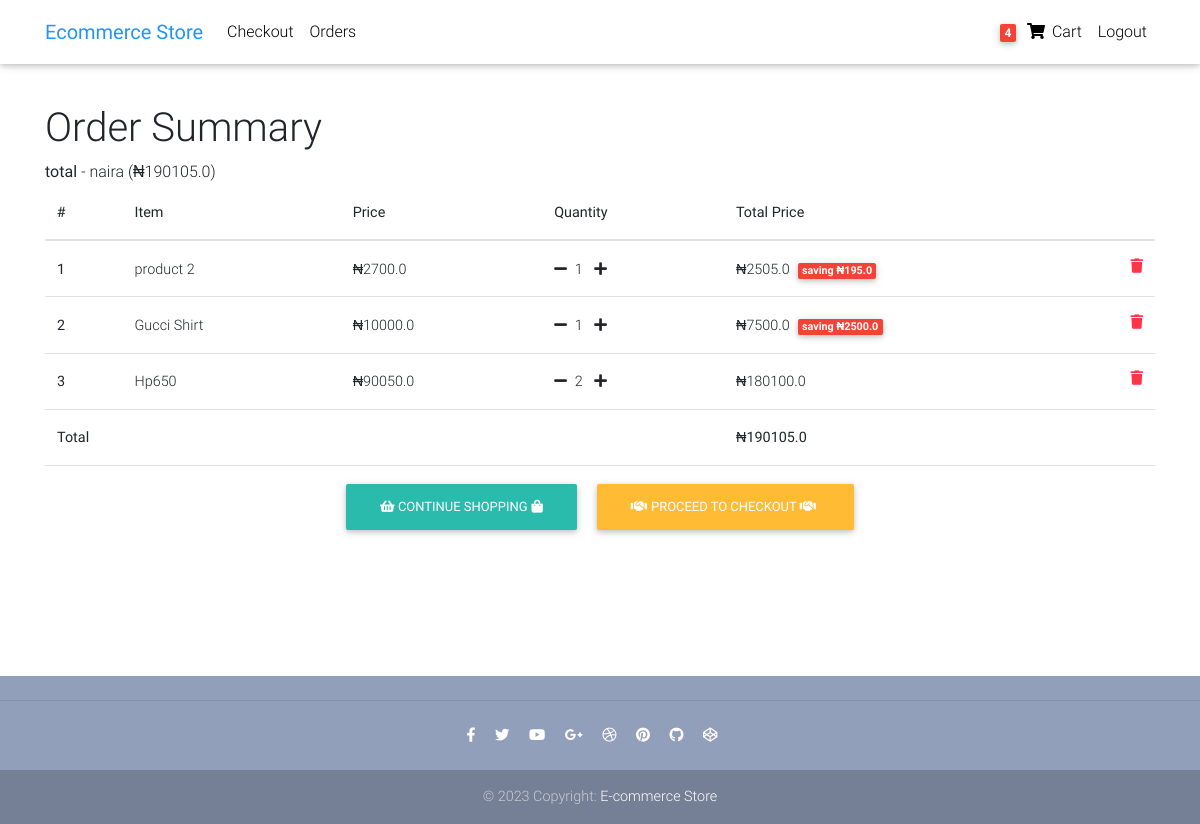
The app's page /order-summary/ (signed in), older data.
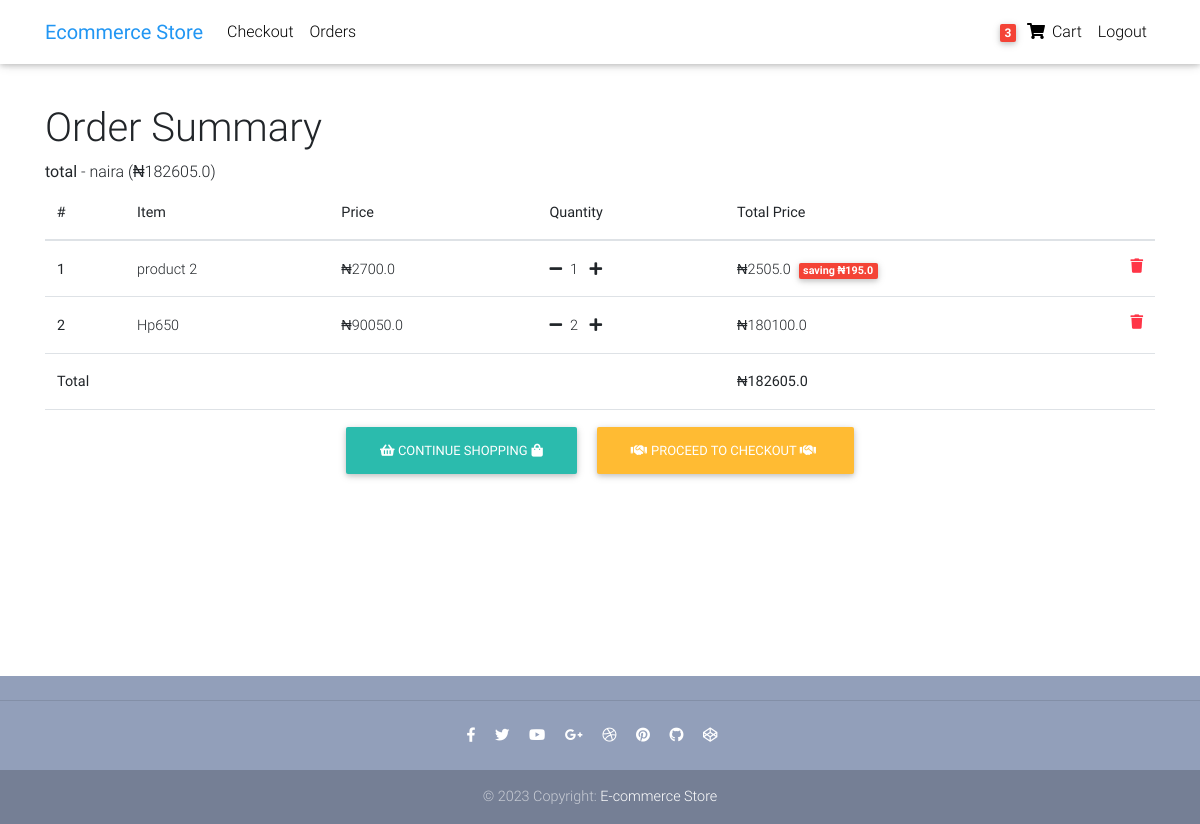
The same page, newer data.
### users/models.py (models this page shows, shortened)
class UserModel(AbstractUser):
    username = models.CharField(null=False, blank=True, max_length=100)
    first_name = models.CharField(max_length=100)
    other_names = models.CharField(max_length=100, blank=True, null=True)
    email = models.EmailField(unique=True)
    USERNAME_FIELD = 'email'
    REQUIRED_FIELDS = [
        'first_name'
    ]
    objects = CustomUserManager()

### core/models.py (models this page shows, shortened)
class Order(models.Model):
    user = models.ForeignKey(USER, on_delete=models.CASCADE)
    items = models.ManyToManyField(OrderItem)
    start_date = models.DateTimeField(auto_now_add= True)
    ordered_date = models.DateTimeField()
    ordered = models.BooleanField(default=False)
    billing_address = models.ForeignKey("BillingAddress",on_delete = models.SET_NULL, null = True, blank = True)
    payment = models.ForeignKey("Payment",on_delete = models.SET_NULL, null = True, blank = True)
    total = models.FloatField(null = True, blank = True)
    def order_total(self):
        total = 0
        for ordered_item in self.items.all():
            total += ordered_item.get_final_total_price()
        return total

class OrderItem(models.Model):
    item = models.ForeignKey(Item, on_delete=models.CASCADE)
    quantity = models.PositiveIntegerField(default = 1)
    user = models.ForeignKey(USER, on_delete = models.CASCADE)
    ordered = models.BooleanField(default=False)
    def get_total_item_discount_price(self):
        num_items = self.quantity
        price = self.item.discount_price
        total = num_items * price
        return total
    def amount_saved(self):
        dic_price = self.item.discount_price
        price = self.item.price
        saved_cost = (price - dic_price) * self.quantity
        return saved_cost
    def get_total_item_price(self):
        num_items = self.quantity
        price = self.item.price
        total = num_items * price
        return total
    def get_final_total_price(self):
        if self.item.discount_price:
            return self.get_total_item_discount_price()
        else:
            return self.get_total_item_price()

class Item(models.Model):
    title = models.CharField(max_length=100)
    price = models.FloatField()
    discount_price = models.FloatField(null = True, blank = True)
    category = models.ForeignKey(Category, on_delete = models.CASCADE)
    label = models.CharField(choices = LABEL_CHOICES, max_length=10)
    description = models.TextField()
    slug = models.SlugField()

### core/views.py (the view)
class OrderSummaryView(LoginRequiredMixin,View):
    def get(self, request):
        try:
            orders_qs = Order.objects.filter(user = request.user, ordered = False)
            orders = orders_qs.first()
            items = orders.items.all()
            context = {
                "orders":orders,
                "items":items
            }
            return render(request, "core/order_summary.html", context)
        except:
            messages.info(request, "You do not have any active order!")
            return redirect("/")

### core/templatetags/cart_tags.py (called while the page is built)
@register.filter
def cart_item_count(user):
    if user.is_authenticated:
        qs = Order.objects.filter(user=user, ordered = False )
        if qs.exists():
            order = qs.first()
            ordered_items = order.items.all()
            total = sum([item.quantity for item in ordered_items])
            return total
        return 0
    else:
        return 0

@register.filter
def number_to_words(value):
    return p.number_to_words(value, andword='and', zero='zero').replace(',', '').replace("point zero", "")

### templates/core/order_summary.html (shortened to what this page needs)
 {%extends 'base.html' %}
 {% load cart_tags %}
{% load static %}
{% block content %}
<div class="table-responsive text-nowrap">
<h1>Order Summary</h1>
<b>total </b>- {{orders.order_total|number_to_words}} naira (&#8358;{{orders.order_total}})
  <table class="table">
    <thead>
      <tr>
        <strong><th scope="col">#</th></strong>
        <th scope="col">Item</th>
        <th scope="col">Price</th>
        <th scope="col">Quantity</th>
        <th scope="col">Total Price</th>
      </tr>
    </thead>
    <tbody>
      {% for item in items %}
      <tr>
        <td scope="col"><b>{{forloop.counter}}</b></td>
        <td>{{item.item.title}}</td>
        <td>&#8358;{{item.item.price}}</td>
        <td>
         <a href="{% url 'decrease-item-qty' item.item.slug %}"> <li class="fas fa-minus mr-2"></li></a>{{item.quantity}}
         <a href="{% url 'increase-item-qty' item.item.slug %}"><li class="fas fa-plus ml-2"></li></a>
         </td>
       <td>
        {% if item.item.discount_price %}
       &#8358;{{item.get_total_item_discount_price}}<span class=" ml-2 badge red"> saving &#8358;{{item.amount_saved}}</span>
       {%else%}
       &#8358;{{item.get_total_item_price}}
       {%endif%}
     <a href="{% url 'remove-item' item.item.slug %}"> <li class=" text-danger fas fa-trash float-right"></li></a>
   </td>
      </tr>
      {% endfor %}
      <tr>
        <td colspan="4" class="text-weight-bold"><strong>Total</strong></td>
        <td><strong class="text-weight-bold">&#8358;{{orders.order_total}} </strong></td>
      </tr>
      <tr>
        <td colspan="5" class="text-center">
          <a class=" btn btn-default mr-2 " href="/"><li class="fas ">&#xf291;</li> Continue shopping<li class="fas ml-1 ">&#xf290;</li>   </a>
          <a class=" btn btn-warning ml-2" href="{% url 'checkout' %}"><li class="fas mr-1 "> &#xf2b5; </li>Proceed to Checkout <li class="fas mr-1 "> &#xf2b5; </li> </a>
        </td>
      </tr>
    </tbody>
  </table>
</div>
{% endblock content %}

### templates/partials/nav.html (shortened to what this page needs)
 {% load cart_tags %}
  <nav class="navbar fixed-top navbar-expand-lg navbar-light white scrolling-navbar">
    <div class="container">
      <a class="navbar-brand waves-effect" href="{%url 'home'%}">
        <strong class="blue-text">Ecommerce Store</strong>
      </a>
      <div class="collapse navbar-collapse" id="navbarSupportedContent">
        <ul class="navbar-nav mr-auto">
          <li class="nav-item">
            <a class="nav-link waves-effect" href='/checkout'>Checkout</a>
          </li>
          <li class="nav-item">
            <a class="nav-link waves-effect" href="{% url 'order-summary'%}">Orders</a>
          </li>
        </ul>
        <ul class="navbar-nav nav-flex-icons">
          {%if request.user.is_authenticated %}
          <li class="nav-item">
            <a class="nav-link waves-effect" href="{% url 'order-summary'  %}">
              <span class="badge red z-depth-1 mr-1"> {{request.user|cart_item_count}}</span>
              <i class="fas fa-shopping-cart"></i>
              <span class="clearfix d-none d-sm-inline-block"> Cart </span>
            </a>
          </li>
          <li class="nav-item">
            <a class="nav-link waves-effect" href='{% url "logout" %}' >Logout</a>
          </li>
          {% endif %}
        </ul>
      </div>
    </div>
  </nav>

Row changes from the older to the newer data that the page shows:
removed Order: order_total "190105.0"
no longer on this page (row unchanged): OrderItem: item "Gucci Shirt", item.price "10000.0", quantity "1", get_total_item_discount_price "7500.0", amount_saved "2500.0"
changed UserModel: user|cart_item_count "4" → "3"
added Order: order_total "182605.0"
